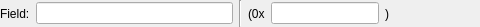
<?xml version="1.0" encoding="UTF-8"?>
<ui version="4.0">
 <class>LongLongIntValueFieldWidget</class>
 <widget class="QWidget" name="LongLongIntValueFieldWidget">
  <property name="geometry">
   <rect>
    <x>0</x>
    <y>0</y>
    <width>480</width>
    <height>27</height>
   </rect>
  </property>
  <property name="windowTitle">
   <string>Long Long Int Value Field</string>
  </property>
  <layout class="QHBoxLayout" name="horizontalLayout_3" stretch="1,0,1">
   <property name="spacing">
    <number>6</number>
   </property>
   <property name="margin">
    <number>0</number>
   </property>
   <item>
    <widget class="QWidget" name="m_valueWidget" native="true">
     <layout class="QHBoxLayout" name="horizontalLayout">
      <property name="margin">
       <number>0</number>
      </property>
      <item>
       <widget class="QLabel" name="m_nameLabel">
        <property name="text">
         <string>Field:</string>
        </property>
       </widget>
      </item>
      <item>
       <widget class="QLineEdit" name="m_valueLineEdit">
        <property name="inputMask">
         <string>#00000000000000000000; </string>
        </property>
       </widget>
      </item>
     </layout>
    </widget>
   </item>
   <item>
    <widget class="Line" name="m_sepLine">
     <property name="orientation">
      <enum>Qt::Vertical</enum>
     </property>
    </widget>
   </item>
   <item>
    <widget class="QWidget" name="m_serValueWidget" native="true">
     <layout class="QHBoxLayout" name="horizontalLayout_2">
      <property name="margin">
       <number>0</number>
      </property>
      <item>
       <widget class="QLabel" name="m_serFrontLabel">
        <property name="text">
         <string>(0x</string>
        </property>
       </widget>
      </item>
      <item>
       <widget class="QLineEdit" name="m_serValueLineEdit"/>
      </item>
      <item>
       <widget class="QLabel" name="m_serBackLabel">
        <property name="text">
         <string>)</string>
        </property>
       </widget>
      </item>
      <item>
       <spacer name="horizontalSpacer_2">
        <property name="orientation">
         <enum>Qt::Horizontal</enum>
        </property>
        <property name="sizeHint" stdset="0">
         <size>
          <width>40</width>
          <height>20</height>
         </size>
        </property>
       </spacer>
      </item>
     </layout>
    </widget>
   </item>
  </layout>
 </widget>
 <resources/>
 <connections/>
</ui>
